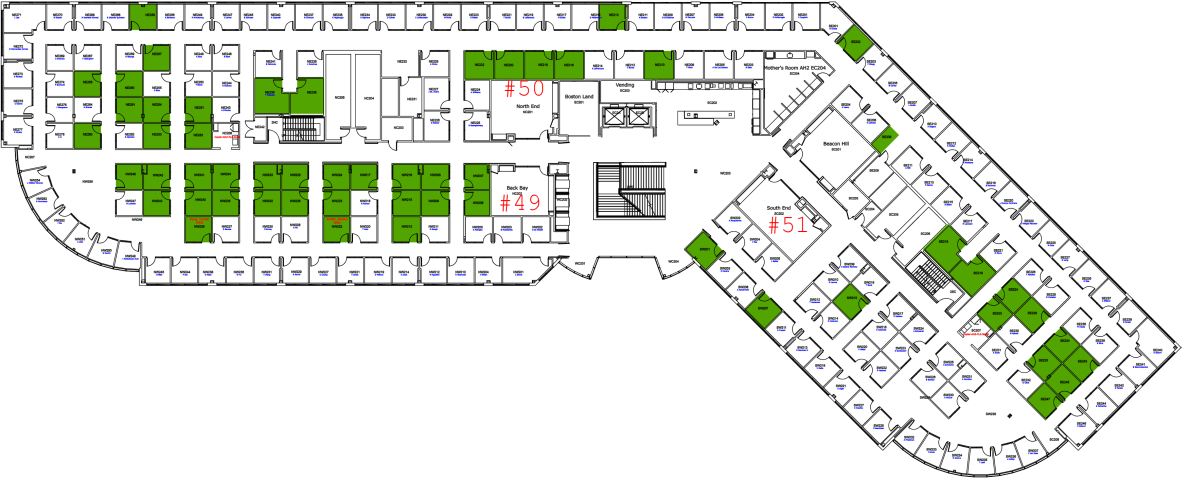
%> input picture src/nav_toolbox_benchmarking/map.png, 3544 x 1434 px (shown at 1/3 size)
$ octave A_star_AH_office.m   (GNU Octave 9; MATLAB toolbox functions it lacks are replaced by stand-ins)
%> lines starting %> are read from the running program, lines starting %| are printed output that depends on the picture; in (x1, y1, x2, y2) boxes, pixels count from 0 and x2, y2 are one past the last pixel; in counts of white or black regions, pixels touching at a corner belong together; the program's own positions count from 1
clear; clc;

rng('default');
% AH_office_size = [132.5 53]; % Estimated from google maps
% map = generateMap('map.png', AH_office_size, 1);

map_size = [132.5 53];
scale = 0.1;

% Read image, convert to grayscale, and normalize
RGB = imread("map.png");
grayscale = rgb2gray(RGB);
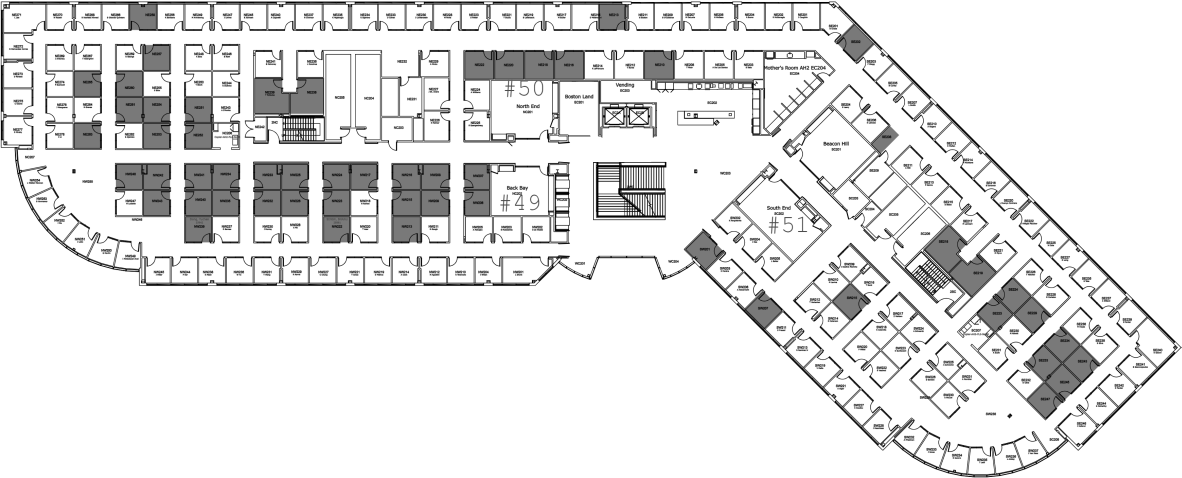
%> grayscale: size 1434x3544 uint8 (shown at 1/3 size); min 0, max 255, mean 228.1
resized_grayscale = imresize(grayscale, scale);
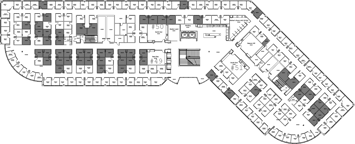
%> resized_grayscale: size 144x355 uint8; min 36, max 255, mean 227.4
imageNorm = double(resized_grayscale)/255;

% Convert normalized grayscale image to occupancy map
imageOccupancy = 1 - imageNorm;
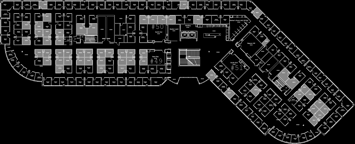
%> imageOccupancy: size 144x355 double; min 0, max 0.859, mean 0.108
imageOccupancy(imageOccupancy > 0) = 1; % Turn all unkown areas to absolute obstacles
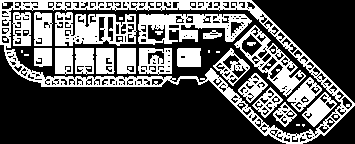
%> imageOccupancy: size 144x355 double; values 0 (black) and 1 (white), 34.7% white; 31 white regions (9 under 20 px), largest, box (x1, y1, x2, y2) and area: (0, 0, 355, 144) 6019, (138, 14, 252, 45) 1869, (55, 12, 137, 46) 1731
resolution = mean([size(imageOccupancy, 2)/map_size(1) ...
    size(imageOccupancy, 1)/map_size(2)]);
%> resolution = 2.7
%> (the run ends here)
